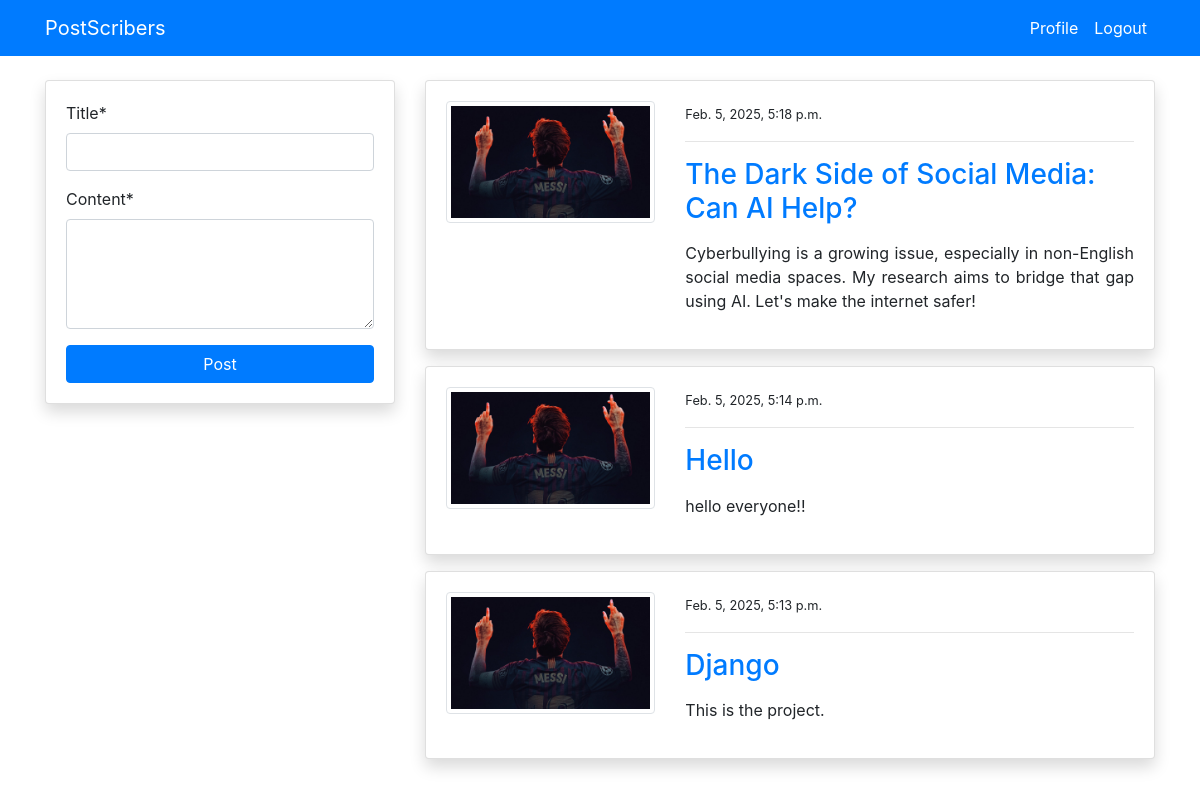
Screenshot of /blog/ (signed in) with the database file from the repository.
### blog/models.py (models this page shows, shortened)
class PostModel(models.Model):
    title = models.CharField(max_length=100)
    content = models.TextField()
    author = models.ForeignKey(User, on_delete=models.CASCADE)
    date_created = models.DateTimeField(auto_now_add=True)
    class Meta:
        ordering = ('-date_created',)

### users/models.py (models this page shows, shortened)
class ProfileModel(models.Model):
    user = models.OneToOneField(User, on_delete=models.CASCADE)
    image = models.ImageField(default='default.jpg', upload_to='profile', validators=[
                              FileExtensionValidator(['png', 'jpg'])])

### blog/views.py (the view)
# urls.py: path('blog/', views.index, name='blog-index'),
@login_required
def index(request):
    posts = PostModel.objects.all()
    if request.method == 'POST':
        form = PostModelForm(request.POST)
        if form.is_valid():
            instance = form.save(commit=False)
            instance.author = request.user
            instance.save()
            return redirect('blog-index')
    else:
        form = PostModelForm()
    context = {
        'posts': posts,
        'form': form
    }
    return render(request, 'blog/index.html', context)

### blog/forms.py
class PostModelForm(forms.ModelForm):
    content = forms.CharField(widget=forms.Textarea(attrs={'rows': 4}))
    class Meta:
        model = PostModel
        fields = ('title', 'content')

### templates/blog/index.html (shortened to what this page needs)
{% extends 'partials/base.html' %}
{% load crispy_forms_tags %}
{% block content %}
<div class="container">
    <div class="row mt-5 pt-3">
        <div class="col-md-4">
            <div class="card my-3 shadow">
                <div class="card-body">
                    <form method="POST">
                        {{ form|crispy }}
                        <input class="btn btn-primary btn-block" type="submit" value="Post">
                    </form>
                </div>
            </div>
        </div>
        <div class="col-md-8">
            {% for post in posts %}
            <div class="card shadow my-3">
                <div class="card-body">
                    <div class="row">
                        <div class="col-md-4">
                            <img class="img-thumbnail" src="{{ post.author.profilemodel.image.url }}" alt="img">
                        </div>
                        <div class="col-md-8">
                            <small>{{ post.date_created }}</small>
                            <hr>
                            <a class="h3" href="{% url 'blog-post-detail' post.id %}">{{ post.title }}</a>
                            <p class="text-justify my-3">
                                {{ post.content }}
                            </p>
                        </div>
                    </div>
                </div>
            </div>
            {% endfor %}
        </div>
    </div>
</div>
{% endblock %}

### templates/partials/base.html (shortened to what this page needs)
{% load static %}
<!doctype html>
<html lang="en">
<head>
    <link rel="stylesheet" href="https://cdn.jsdelivr.net/npm/bootstrap@4.6.0/dist/css/bootstrap.min.css"
>
    <link rel="stylesheet" href="{% static '/style.css' %}">
</head>
<body>
    {% include 'partials/nav.html' %}
    {% block content %}
    {% endblock %}
</body>
</html>

### templates/partials/nav.html (shortened to what this page needs)
<nav class="navbar navbar-expand-lg navbar-primary bg-primary fixed-top">
    <div class="container">
        {% if request.user.is_authenticated %}
        <a class="navbar-brand text-white" href="{% url 'blog-index' %}">PostScribers</a>
        <div class="collapse navbar-collapse" id="navbarSupportedContent">
            <ul class="navbar-nav ml-auto">
                <li class="nav-item active">
                    <a class="nav-link text-white" href="{% url 'users-profile' %}">Profile </a>
                </li>
                <li class="nav-item">
                    <a class="nav-link text-white" href="{% url 'users-logout' %}">Logout</a>
                </li>
            </ul>
            {% endif %}
        </div>
    </div>
</nav>

### rows the page displays
PostModel: author.profilemodel.image (picture), date_created "Feb. 5, 2025, 5:18 p.m.", title "The Dark Side of Social Media: Can AI Help?", content "Cyberbullying is a growing issue, especially in non-English social media spaces. My research aims to bridge that gap using AI. Let's make the internet safer!"
PostModel: author.profilemodel.image (picture), date_created "Feb. 5, 2025, 5:14 p.m.", title "Hello", content "hello everyone!!"
PostModel: author.profilemodel.image (picture), date_created "Feb. 5, 2025, 5:13 p.m.", title "Django", content "This is the project."
